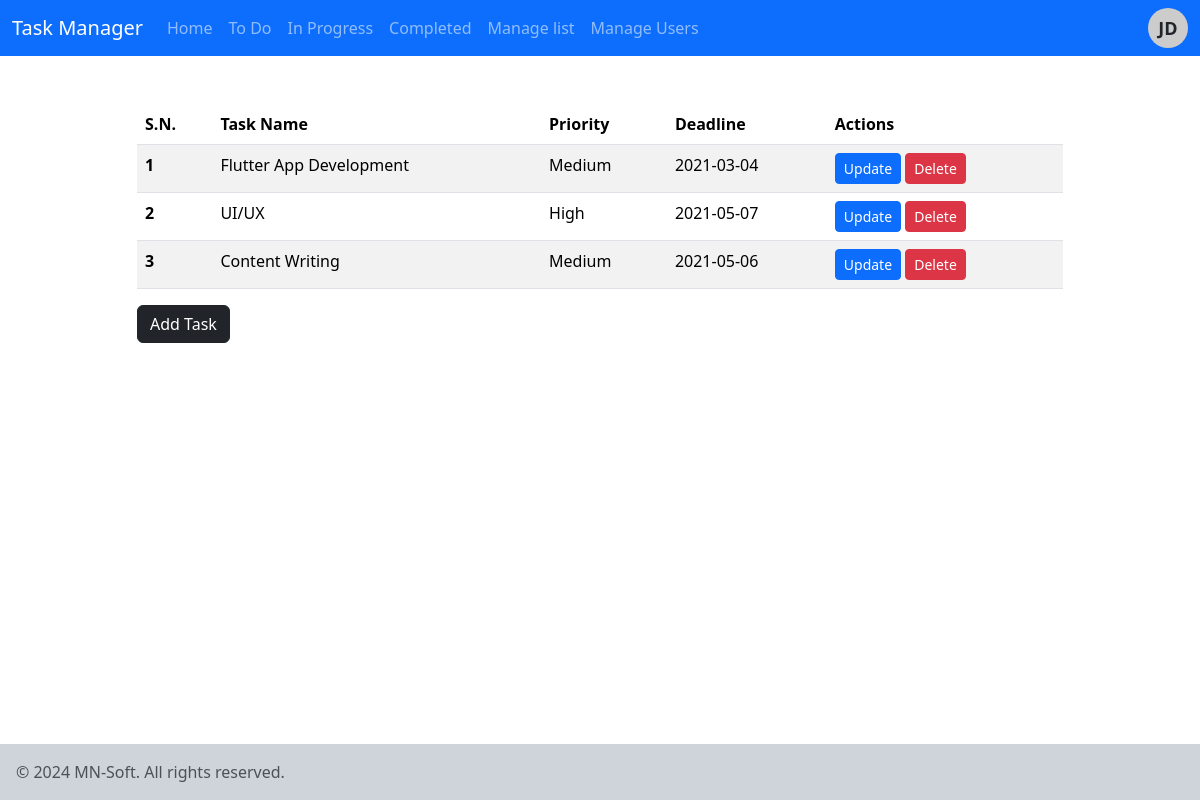
Screenshot of /list-task.php?list_id=3 (signed in) with the database file from the repository.
### tables this page shows
CREATE TABLE `tbl_lists` (
  `list_id` int(10) UNSIGNED NOT NULL,
  `list_name` varchar(50) NOT NULL,
  `list_description` varchar(150) DEFAULT NULL
);

CREATE TABLE `tbl_tasks` (
  `task_id` int(10) UNSIGNED NOT NULL,
  `task_name` varchar(150) NOT NULL,
  `task_description` text NOT NULL,
  `list_id` int(11) NOT NULL,
  `priority` varchar(10) NOT NULL,
  `deadline` date NOT NULL
);

### config/functions.php (called while the page is built, shortened)
<?php
function view($name, $model = "not_found")
{
    require_once(APP_PATH."views/layout.view.php");
}

### list-task.php (called while the page is built, shortened)
<?php
view("list-task");
?>

### views/list-task.view.php (the view, shortened to what this page needs)
<div class="wrapper">
    <div class="all-task">
        <div class="container">
            <div class="row justify-content-center mt-5">
                <div class="col-md-10">
                    <table class="table table-striped table-hover">
                        <thead class="thead-dark">
                            <th scope="col">S.N.</th>
                            <th scope="col">Task Name</th>
                            <th scope="col">Priority</th>
                            <th scope="col">Deadline</th>
                            <th scope="col">Actions</th>
                        </thead>
                        <?php
                        $list_id_url = $_GET['list_id'];
                        $conn = mysqli_connect(LOCALHOST, DB_USERNAME, DB_PASSWORD) or die(mysqli_error());
                        $sql = "SELECT * FROM tbl_tasks WHERE list_id=$list_id_url";
                        $res = mysqli_query($conn, $sql);
                        $sn = 0;
                        if ($res == true) {
                            $count_rows = mysqli_num_rows($res);
                            if ($count_rows > 0) {
                                while ($row = mysqli_fetch_assoc($res)) {
                                    $task_id = $row['task_id'];
                                    $task_name = $row['task_name'];
                                    $priority = $row['priority'];
                                    $deadline = $row['deadline'];
                                    $sn++;
                        ?>
                                    <tr>
                                        <th scope="row"><?= $sn; ?></th>
                                        <td><?= $task_name; ?></td>
                                        <td><?= $priority; ?></td>
                                        <td><?= $deadline; ?></td>
                                        <td>
                                            <a href="<?= SITEURL; ?>update-task.php?task_id=<?= $task_id; ?>" style="text-decoration:none;">
                                                <div class="btn btn-primary btn-sm">Update</div>
                                            </a>
                                            <a href="<?= SITEURL; ?>delete-task.php?task_id=<?= $task_id; ?>" style="text-decoration:none;">
                                                <div class="btn btn-danger btn-sm">Delete</div>
                                            </a>
                                        </td>
                                    </tr>
                                <?php
                                }
                            } else {
                                ?>
                                <tr>
                                    <td colspan="5">No Tasks added on this list.</td>
                                </tr>
                        <?php
                            }
                        }
                        ?>
                    </table>
                    <a href="<?= SITEURL; ?>add-task.php"><button class="btn btn-dark">Add Task</button></a>
                </div>
            </div>
        </div>
    </div>
</div>

### views/layout.view.php (shortened to what this page needs)
<!DOCTYPE html>
<html lang="en">
<head>
    <link href="https://cdn.jsdelivr.net/npm/bootstrap@5.3.3/dist/css/bootstrap.min.css" rel="stylesheet">
</head>
<body>
    <nav class="navbar navbar-expand-lg navbar bg-primary" data-bs-theme="dark">
        <div class="container-fluid">
            <a class="navbar-brand" href="#">Task Manager</a>
            <div class="collapse navbar-collapse" id="navbarSupportedContent">
                <ul class="navbar-nav me-auto mb-2 mb-lg-0">
                    <li class="nav-item <?= ($_SERVER['PHP_SELF'] == '/index.php') ? 'active' : ''; ?>">
                        <a class="nav-link" aria-current="page" href="index.php">Home</a>
                    </li>
                    <?php
                    $conn2 = mysqli_connect(LOCALHOST, DB_USERNAME, DB_PASSWORD) or die(mysqli_error());
                    $sql2 = "SELECT * FROM tbl_lists";
                    $res2 = mysqli_query($conn2, $sql2);
                    if ($res2) {
                        while ($row2 = mysqli_fetch_assoc($res2)) {
                            $list_id = $row2['list_id'];
                            $list_name = $row2['list_name'];
                            $active_class = ($_SERVER['PHP_SELF'] == "/list-task.php?list_id=$list_id") ? 'active' : '';
                    ?>
                            <li class="nav-item <?= $active_class; ?>">
                                <a class="nav-link" href="<?= SITEURL; ?>list-task.php?list_id=<?= $list_id; ?>"><?= $list_name; ?></a>
                            </li>
                    <?php
                        }
                    }
                    ?>
                    <li class="nav-item <?= ($_SERVER['PHP_SELF'] == '/manage-list.php') ? 'active' : ''; ?>">
                        <a class="nav-link" href="manage-list.php">Manage list</a>
                    </li>
                    <li class="nav-item <?= ($_SERVER['PHP_SELF'] == '/manage-user.php') ? 'active' : ''; ?>">
                        <a class="nav-link" href="manage-user.php">Manage Users</a>
                    </li>
                </ul>
                <div class="dropdown ">
                    <div class="user-avatar">JD</div>
                </div>
            </div>
        </div>
    </nav>
    <div class="mb-5 pb-3">
        <?php require_once("$name.view.php"); ?>
    </div>
    <footer class="fixed-bottom p-3 bg-dark-subtle">
        <span class="text-muted">&copy; 2024 MN-Soft. All rights reserved.</span>
    </footer>
</body>
</html>

### views/layout.view.php (style rules this page uses)
.user-avatar { position: relative; width: 40px; height: 40px; border-radius: 50%; background-color: #ccc; display: flex; justify-content: center; align-items: center; font-size: 18px; font-weight: bold; }

### rows the page displays
tbl_lists: list_name "To Do"
tbl_lists: list_name "In Progress"
tbl_lists: list_name "Completed"
tbl_tasks: task_name "Flutter App Development", priority "Medium", deadline "2021-03-04"
tbl_tasks: task_name "UI/UX", priority "High", deadline "2021-05-07"
tbl_tasks: task_name "Content Writing", priority "Medium", deadline "2021-05-06"
